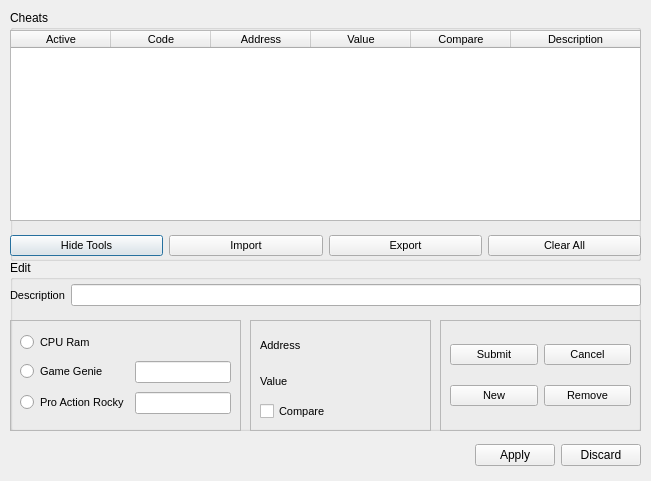
<?xml version="1.0" encoding="UTF-8"?>
<ui version="4.0">
 <class>Cheats</class>
 <widget class="QDialog" name="Cheats">
  <property name="geometry">
   <rect>
    <x>0</x>
    <y>0</y>
    <width>651</width>
    <height>481</height>
   </rect>
  </property>
  <property name="windowTitle">
   <string>Cheat Editor</string>
  </property>
  <property name="modal">
   <bool>true</bool>
  </property>
  <widget class="QGroupBox" name="groupBox_Cheats">
   <property name="geometry">
    <rect>
     <x>10</x>
     <y>10</y>
     <width>631</width>
     <height>251</height>
    </rect>
   </property>
   <property name="title">
    <string>Cheats</string>
   </property>
   <property name="flat">
    <bool>true</bool>
   </property>
   <widget class="QWidget" name="widget_Cheats" native="true">
    <property name="geometry">
     <rect>
      <x>0</x>
      <y>20</y>
      <width>631</width>
      <height>231</height>
     </rect>
    </property>
    <property name="font">
     <font>
      <pointsize>8</pointsize>
     </font>
    </property>
    <widget class="QTableWidget" name="tableWidget_Cheats">
     <property name="geometry">
      <rect>
       <x>0</x>
       <y>0</y>
       <width>631</width>
       <height>191</height>
      </rect>
     </property>
     <property name="sizePolicy">
      <sizepolicy hsizetype="Expanding" vsizetype="Expanding">
       <horstretch>0</horstretch>
       <verstretch>0</verstretch>
      </sizepolicy>
     </property>
     <property name="focusPolicy">
      <enum>Qt::NoFocus</enum>
     </property>
     <property name="horizontalScrollBarPolicy">
      <enum>Qt::ScrollBarAsNeeded</enum>
     </property>
     <property name="editTriggers">
      <set>QAbstractItemView::NoEditTriggers</set>
     </property>
     <property name="tabKeyNavigation">
      <bool>false</bool>
     </property>
     <property name="showDropIndicator" stdset="0">
      <bool>false</bool>
     </property>
     <property name="selectionMode">
      <enum>QAbstractItemView::SingleSelection</enum>
     </property>
     <property name="selectionBehavior">
      <enum>QAbstractItemView::SelectRows</enum>
     </property>
     <property name="showGrid">
      <bool>false</bool>
     </property>
     <property name="sortingEnabled">
      <bool>true</bool>
     </property>
     <property name="cornerButtonEnabled">
      <bool>false</bool>
     </property>
     <property name="columnCount">
      <number>6</number>
     </property>
     <attribute name="horizontalHeaderDefaultSectionSize">
      <number>100</number>
     </attribute>
     <attribute name="horizontalHeaderStretchLastSection">
      <bool>true</bool>
     </attribute>
     <column>
      <property name="text">
       <string>Active</string>
      </property>
     </column>
     <column>
      <property name="text">
       <string>Code</string>
      </property>
     </column>
     <column>
      <property name="text">
       <string>Address</string>
      </property>
     </column>
     <column>
      <property name="text">
       <string>Value</string>
      </property>
     </column>
     <column>
      <property name="text">
       <string>Compare</string>
      </property>
     </column>
     <column>
      <property name="text">
       <string>Description</string>
      </property>
     </column>
    </widget>
    <widget class="QWidget" name="horizontalLayoutWidget">
     <property name="geometry">
      <rect>
       <x>0</x>
       <y>200</y>
       <width>631</width>
       <height>31</height>
      </rect>
     </property>
     <layout class="QHBoxLayout" name="horizontalLayout">
      <item>
       <widget class="QPushButton" name="pushButton_Hide_Show_Tools">
        <property name="text">
         <string>Hide Tools</string>
        </property>
       </widget>
      </item>
      <item>
       <widget class="QPushButton" name="pushButton_Import_Cheats">
        <property name="text">
         <string>Import</string>
        </property>
       </widget>
      </item>
      <item>
       <widget class="QPushButton" name="pushButton_Export_Cheats">
        <property name="text">
         <string>Export</string>
        </property>
       </widget>
      </item>
      <item>
       <widget class="QPushButton" name="pushButton_Clear_All_Cheats">
        <property name="text">
         <string>Clear All</string>
        </property>
       </widget>
      </item>
     </layout>
    </widget>
   </widget>
  </widget>
  <widget class="QWidget" name="horizontalLayoutWidget_2">
   <property name="geometry">
    <rect>
     <x>10</x>
     <y>440</y>
     <width>631</width>
     <height>31</height>
    </rect>
   </property>
   <layout class="QHBoxLayout" name="horizontalLayout_Standard_Button">
    <item>
     <spacer name="horizontalSpacer">
      <property name="orientation">
       <enum>Qt::Horizontal</enum>
      </property>
      <property name="sizeHint" stdset="0">
       <size>
        <width>40</width>
        <height>20</height>
       </size>
      </property>
     </spacer>
    </item>
    <item>
     <widget class="QPushButton" name="pushButton_Apply">
      <property name="text">
       <string>Apply</string>
      </property>
     </widget>
    </item>
    <item>
     <widget class="QPushButton" name="pushButton_Discard">
      <property name="text">
       <string>Discard</string>
      </property>
     </widget>
    </item>
   </layout>
  </widget>
  <widget class="QGroupBox" name="groupBox_Edit">
   <property name="geometry">
    <rect>
     <x>10</x>
     <y>260</y>
     <width>631</width>
     <height>171</height>
    </rect>
   </property>
   <property name="title">
    <string>Edit</string>
   </property>
   <property name="flat">
    <bool>true</bool>
   </property>
   <widget class="QWidget" name="widget_Edit" native="true">
    <property name="geometry">
     <rect>
      <x>0</x>
      <y>10</y>
      <width>631</width>
      <height>161</height>
     </rect>
    </property>
    <property name="font">
     <font>
      <pointsize>8</pointsize>
     </font>
    </property>
    <widget class="QFrame" name="frame_Type_Cheat">
     <property name="geometry">
      <rect>
       <x>0</x>
       <y>50</y>
       <width>231</width>
       <height>111</height>
      </rect>
     </property>
     <property name="frameShape">
      <enum>QFrame::StyledPanel</enum>
     </property>
     <property name="frameShadow">
      <enum>QFrame::Raised</enum>
     </property>
     <widget class="QWidget" name="gridLayoutWidget_2">
      <property name="geometry">
       <rect>
        <x>10</x>
        <y>10</y>
        <width>211</width>
        <height>90</height>
       </rect>
      </property>
      <layout class="QGridLayout" name="gridLayout_Type_Cheat">
       <item row="0" column="0">
        <widget class="QRadioButton" name="radioButton_CPU_Ram">
         <property name="text">
          <string>CPU Ram</string>
         </property>
        </widget>
       </item>
       <item row="2" column="1">
        <widget class="QLineEdit" name="lineEdit_ProAR"/>
       </item>
       <item row="2" column="0">
        <widget class="QRadioButton" name="radioButton_ProAR">
         <property name="text">
          <string>Pro Action Rocky</string>
         </property>
        </widget>
       </item>
       <item row="1" column="0">
        <widget class="QRadioButton" name="radioButton_GG">
         <property name="text">
          <string>Game Genie</string>
         </property>
        </widget>
       </item>
       <item row="1" column="1">
        <widget class="QLineEdit" name="lineEdit_GG"/>
       </item>
      </layout>
     </widget>
    </widget>
    <widget class="QFrame" name="frame_Raw_Value">
     <property name="geometry">
      <rect>
       <x>240</x>
       <y>50</y>
       <width>181</width>
       <height>111</height>
      </rect>
     </property>
     <property name="frameShape">
      <enum>QFrame::StyledPanel</enum>
     </property>
     <property name="frameShadow">
      <enum>QFrame::Raised</enum>
     </property>
     <widget class="QWidget" name="gridLayoutWidget">
      <property name="geometry">
       <rect>
        <x>10</x>
        <y>10</y>
        <width>161</width>
        <height>91</height>
       </rect>
      </property>
      <layout class="QGridLayout" name="gridLayout_Raw_Value">
       <item row="2" column="0">
        <widget class="QCheckBox" name="checkBox_Compare">
         <property name="text">
          <string>Compare</string>
         </property>
        </widget>
       </item>
       <item row="1" column="0">
        <widget class="QLabel" name="label_Value">
         <property name="text">
          <string>Value</string>
         </property>
        </widget>
       </item>
       <item row="0" column="0">
        <widget class="QLabel" name="label_Address">
         <property name="text">
          <string>Address</string>
         </property>
        </widget>
       </item>
      </layout>
     </widget>
    </widget>
    <widget class="QFrame" name="frame_Buttons">
     <property name="geometry">
      <rect>
       <x>430</x>
       <y>50</y>
       <width>201</width>
       <height>111</height>
      </rect>
     </property>
     <property name="frameShape">
      <enum>QFrame::StyledPanel</enum>
     </property>
     <property name="frameShadow">
      <enum>QFrame::Raised</enum>
     </property>
     <widget class="QWidget" name="gridLayoutWidget_3">
      <property name="geometry">
       <rect>
        <x>10</x>
        <y>10</y>
        <width>181</width>
        <height>91</height>
       </rect>
      </property>
      <layout class="QGridLayout" name="gridLayout_Edit_Buttons">
       <item row="0" column="0">
        <widget class="QPushButton" name="pushButton_Submit_Cheat">
         <property name="text">
          <string>Submit</string>
         </property>
        </widget>
       </item>
       <item row="0" column="1">
        <widget class="QPushButton" name="pushButton_Cancel_Cheat">
         <property name="text">
          <string>Cancel</string>
         </property>
        </widget>
       </item>
       <item row="1" column="0">
        <widget class="QPushButton" name="pushButton_New_Cheat">
         <property name="text">
          <string>New</string>
         </property>
        </widget>
       </item>
       <item row="1" column="1">
        <widget class="QPushButton" name="pushButton_Remove_Cheat">
         <property name="text">
          <string>Remove</string>
         </property>
        </widget>
       </item>
      </layout>
     </widget>
    </widget>
    <widget class="QWidget" name="horizontalLayoutWidget_6">
     <property name="geometry">
      <rect>
       <x>0</x>
       <y>10</y>
       <width>631</width>
       <height>31</height>
      </rect>
     </property>
     <layout class="QHBoxLayout" name="horizontalLayout_Description">
      <item>
       <widget class="QLabel" name="label_Description">
        <property name="text">
         <string>Description</string>
        </property>
       </widget>
      </item>
      <item>
       <widget class="QLineEdit" name="lineEdit_Description"/>
      </item>
     </layout>
    </widget>
   </widget>
  </widget>
 </widget>
 <tabstops>
  <tabstop>lineEdit_Description</tabstop>
  <tabstop>radioButton_CPU_Ram</tabstop>
  <tabstop>radioButton_GG</tabstop>
  <tabstop>lineEdit_GG</tabstop>
  <tabstop>radioButton_ProAR</tabstop>
  <tabstop>lineEdit_ProAR</tabstop>
  <tabstop>checkBox_Compare</tabstop>
  <tabstop>pushButton_Apply</tabstop>
  <tabstop>pushButton_Discard</tabstop>
  <tabstop>pushButton_Hide_Show_Tools</tabstop>
  <tabstop>pushButton_Import_Cheats</tabstop>
  <tabstop>pushButton_Export_Cheats</tabstop>
  <tabstop>pushButton_Clear_All_Cheats</tabstop>
 </tabstops>
 <resources/>
 <connections/>
</ui>
